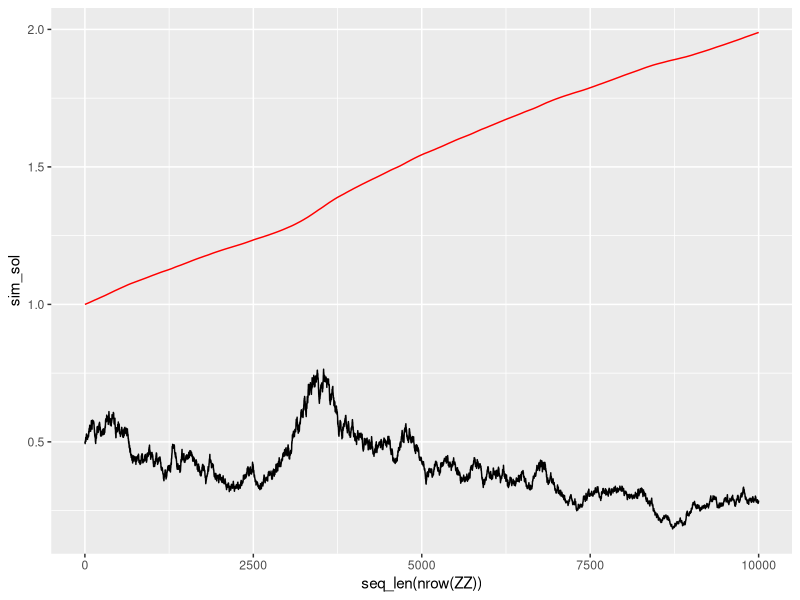
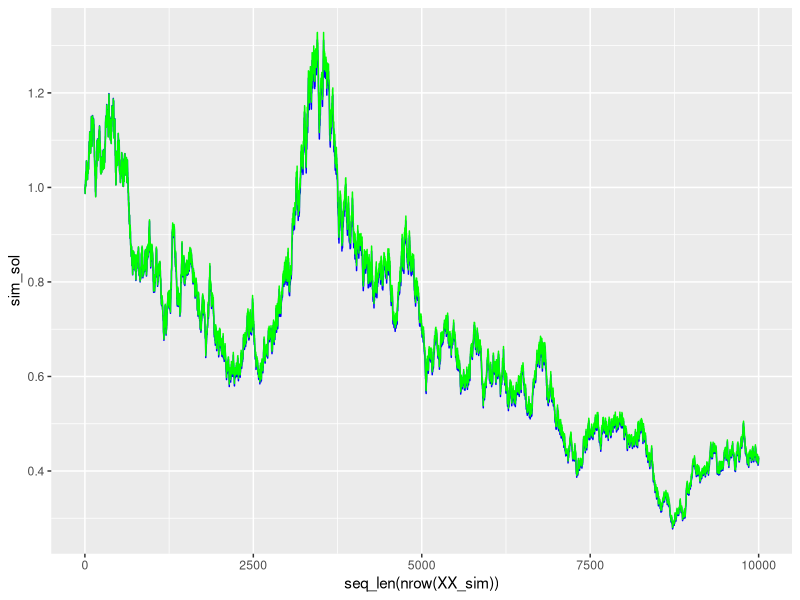
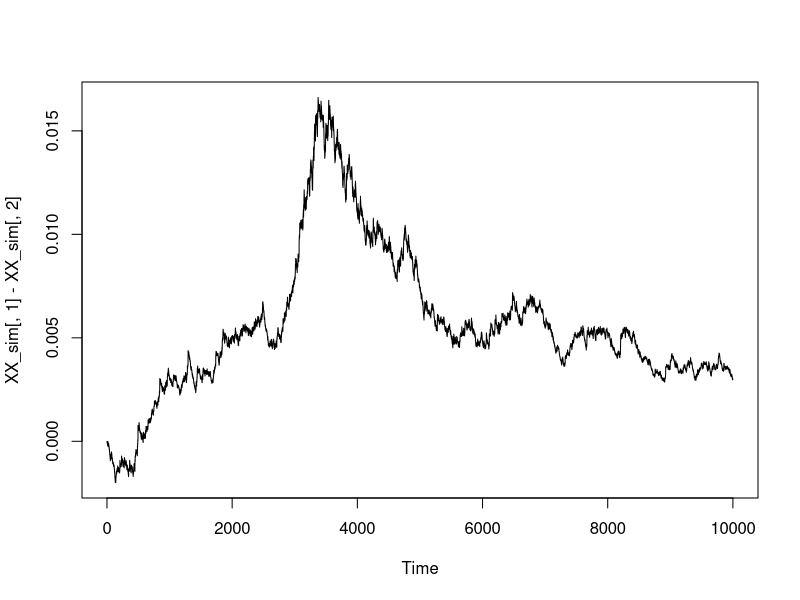
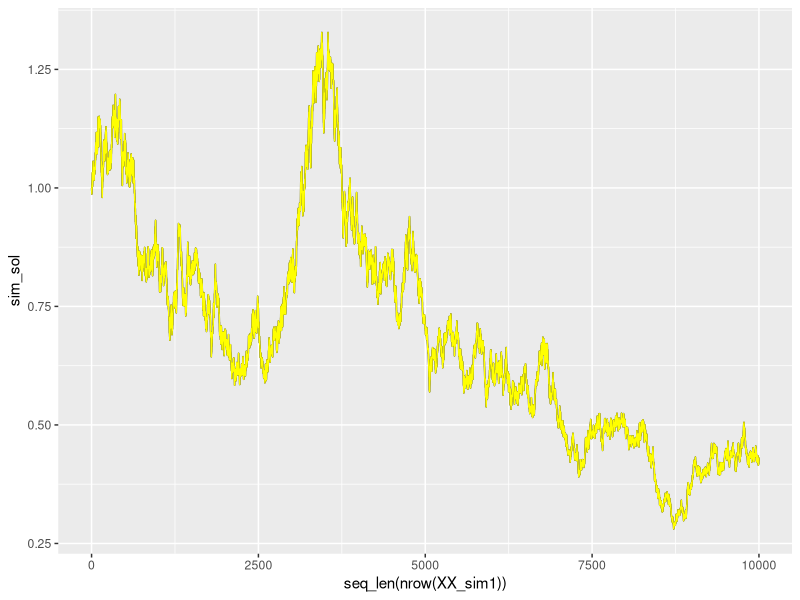
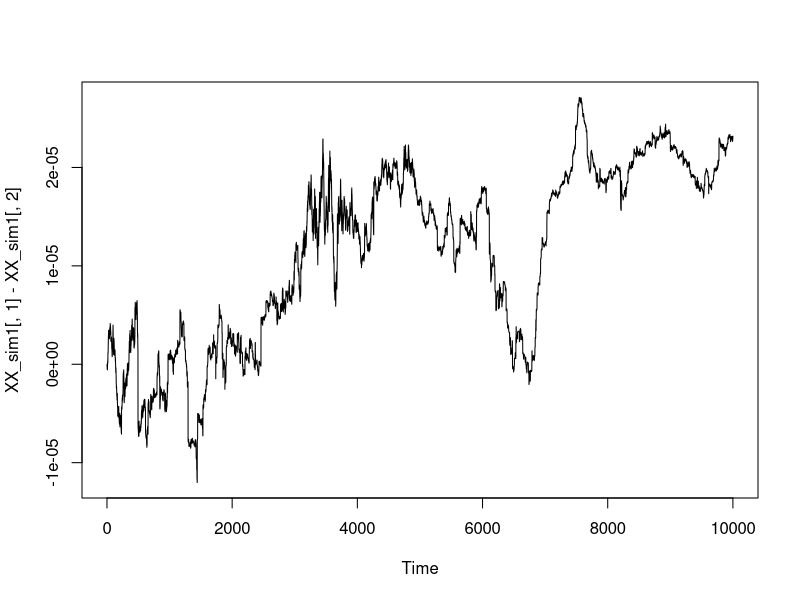
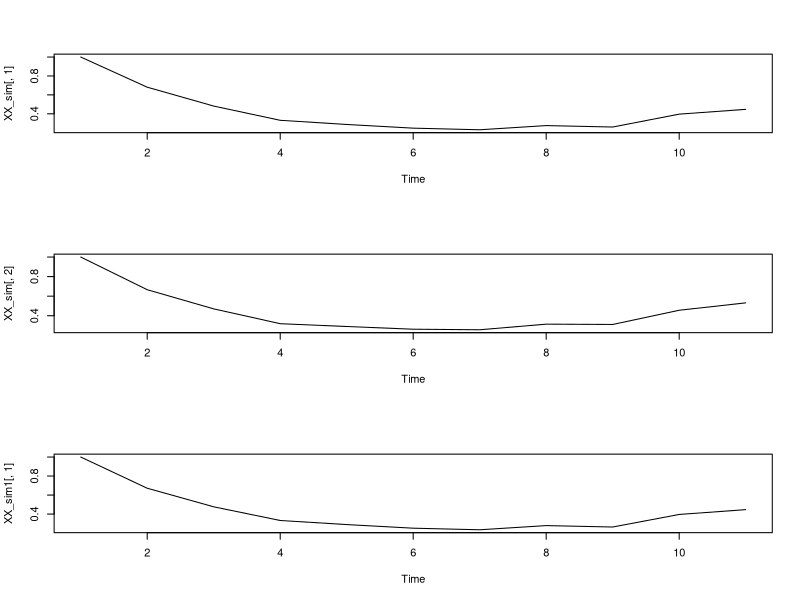
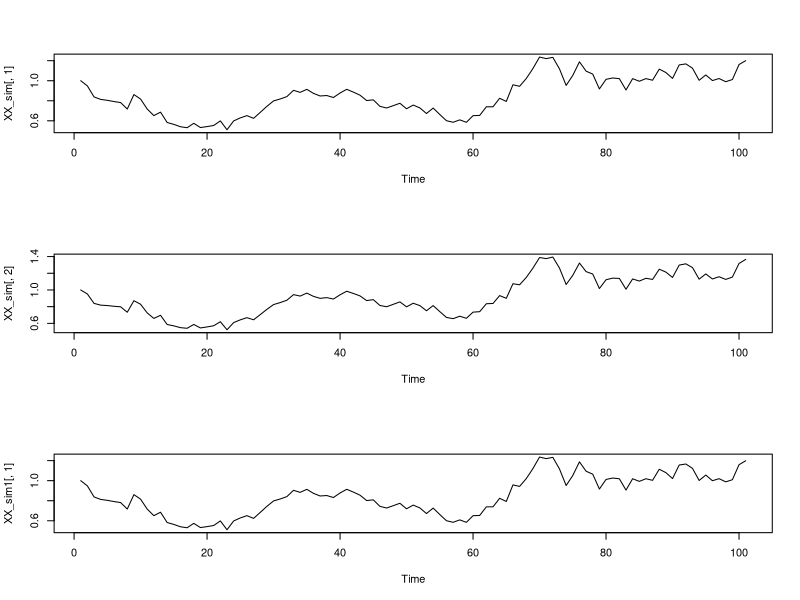
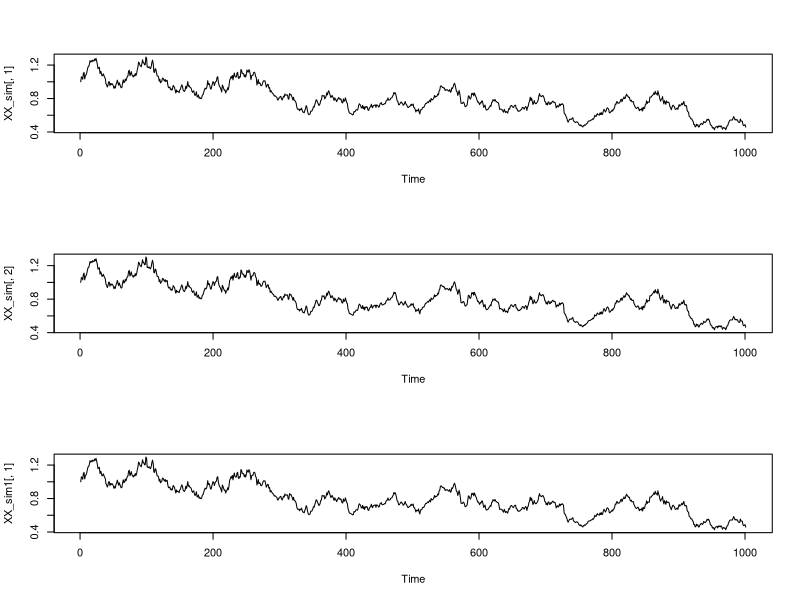

These charts were generated, in order, by the following R code:
## ---- chunk 1
knitr::opts_chunk$set(echo = TRUE)
library(tidyverse)
## ---- chunk 2
n <- 10000
set.seed(1)


sim_BM <- function(T_, delta) {
  tmesh <- seq(from = 0, to = T_, by = delta)
  N <- length(tmesh)
  step <- delta * T_
  Norm <- rnorm(N)
  B <- c(0, cumsum(sqrt(step) * Norm[-N]))
  output <- data.frame(B = B, Norm = Norm)
  return(output)
}


b <- function(t, X_t, B) {
  exp(0.5 * t + B)
}
sim_BM_result <- sim_BM(1, 1/n)

approx_integral_exact_solution <- function(delta, T_ = 1, b, sigma, x_0 = 0) {
  N_n <- ceiling(T_ / delta)
  tmesh <- seq(from = 0, to = T_, by = delta)
  #sim_BM_result <- sim_BM(T_, delta)
  B <- sim_BM_result$B
  X <- c(x_0)
  step <- delta * T_
  for (k in 2:(N_n + 1)) {
    X[k] <- X[k - 1] + b(tmesh[k], X[k - 1], B[k - 1]) * step
  }
  XX <- b(t = tmesh, X_t = 0, B = B) / (1 + X)
  output <- data.frame(real_sol =XX, sim_sol=X)
  return(output)
}

ZZ <- approx_integral_exact_solution(
  delta = 1 / n,
  T_ = 1,
  b = b,
  sigma = sigma,
  x_0 = 1
)

ggplot(data = ZZ, aes(x=seq_len(nrow(ZZ)), y = sim_sol)) +
  geom_line(color = "red") +
  geom_line(aes(x=seq_len(nrow(ZZ)), y = real_sol))


## ---- chunk 3


b <- function(t, X_t) {
  X_t - X_t^2
}

sigma <- function(t, X_t) {
  X_t
}

Euler_scheme <- function(delta, T_ = 1, b, sigma, x_0 = 0) {
  N_n <- ceiling(T_ / delta)
  tmesh <- seq(from = 0, to = T_, by = delta)
  #sim_BM_result <- sim_BM(T_, delta)
  B <- sim_BM_result$B
  X <- c(x_0)
  X1 <- c(0)
  step <- delta * T_
  for (k in 2:(N_n+1)) {
    X[k] <- X[k-1] + b(tmesh[k-1],X[k-1])*step + sigma(tmesh[k-1],X[k-1])*(B[k] - B[k-1])
    X1[k] <- X1[k - 1] + exp(0.5 * tmesh[k] + B[k-1]) * step
  }
  XX <- exp(0.5 * tmesh + B) / (1 + X1)
  output <- data.frame(real_sol =XX, sim_sol=X)
  return(output)
}

XX_sim <- Euler_scheme(delta = 1/n, T_ = 1,b = b,sigma = sigma,x_0 = 1)

ggplot(data = XX_sim, aes(x=seq_len(nrow(XX_sim)), y = sim_sol)) +
  geom_line(color = "blue") +
  geom_line(aes(x=seq_len(nrow(XX_sim)), y = real_sol), color = "green") 
norm(as.matrix(XX_sim[,1]-XX_sim[,2]), type="F")
plot.ts(XX_sim[,1]-XX_sim[,2])

## ---- chunk 4
b <- function(t, X_t) {
  X_t - X_t^2
}

sigma <- function(t, X_t) {
  X_t
}


msigma <- function(t, X_t) {
  1
}


Milstein_scheme <- function(delta, T_ = 1, b, sigma, msigma, x_0 = 0) {
  N_n <- ceiling(T_ / delta)
  tmesh <- seq(from = 0, to = T_, by = delta)
  #sim_BM_result <- sim_BM(T_, delta)
  B <- sim_BM_result$B
  Norm <- sim_BM_result$Norm
  X <- c(x_0)
  X1 <- c(0)
  step <- delta * T_
  for (k in 2:(N_n+1)) {
    X[k] <- X[k-1] + b(k,X[k-1])*step + sigma(k,X[k-1])*(B[k] - B[k-1])+
      1/2*sigma(k,X[k-1])*msigma(k, X[k-1])*((B[k]-B[k-1])^2-step)
    X1[k] <- X1[k - 1] + exp(0.5 * tmesh[k] + B[k-1]) * step
  }
  XX <- exp(0.5 * tmesh + B) / (1 + X1)
  output <- data.frame(sim_sol = X, real_sol = XX)
  return(output)
}

XX_sim1 <- Milstein_scheme(delta = 1/n, T_ = 1,b = b,sigma = sigma, msigma = msigma,x_0 = 1)


ggplot(data = XX_sim1, aes(x=seq_len(nrow(XX_sim1)), y = sim_sol)) +
  geom_line(color = "black") +
  geom_line(aes(x=seq_len(nrow(XX_sim1)), y = real_sol), color = "yellow") 

norm(as.matrix(XX_sim1[,1]-XX_sim1[,2]), type="F")
plot.ts(XX_sim1[,1]-XX_sim1[,2])
## ---- chunk 5
for (n in c(10,100,1000)){
sim_BM_result <- sim_BM(1, 1/n)
XX_sim <- Euler_scheme(delta = 1/n, T_ = 1,b = b,sigma = sigma,x_0 = 1)
XX_sim1 <- Milstein_scheme(delta = 1/n, T_ = 1,b = b,sigma = sigma, msigma = msigma,x_0 = 1)

par(mfrow = c(3,1))
plot.ts(XX_sim[,1])
plot.ts(XX_sim[,2])
plot.ts(XX_sim1[,1])

}
